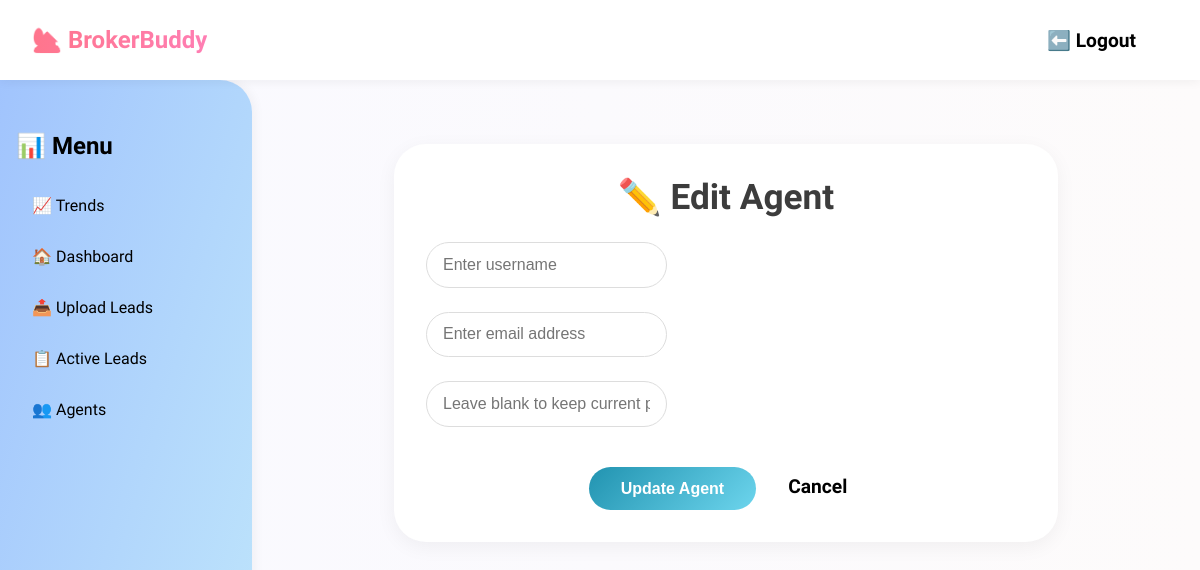
/admin/agents/edit/1 (signed in), run on an earlier commit of the app's database.
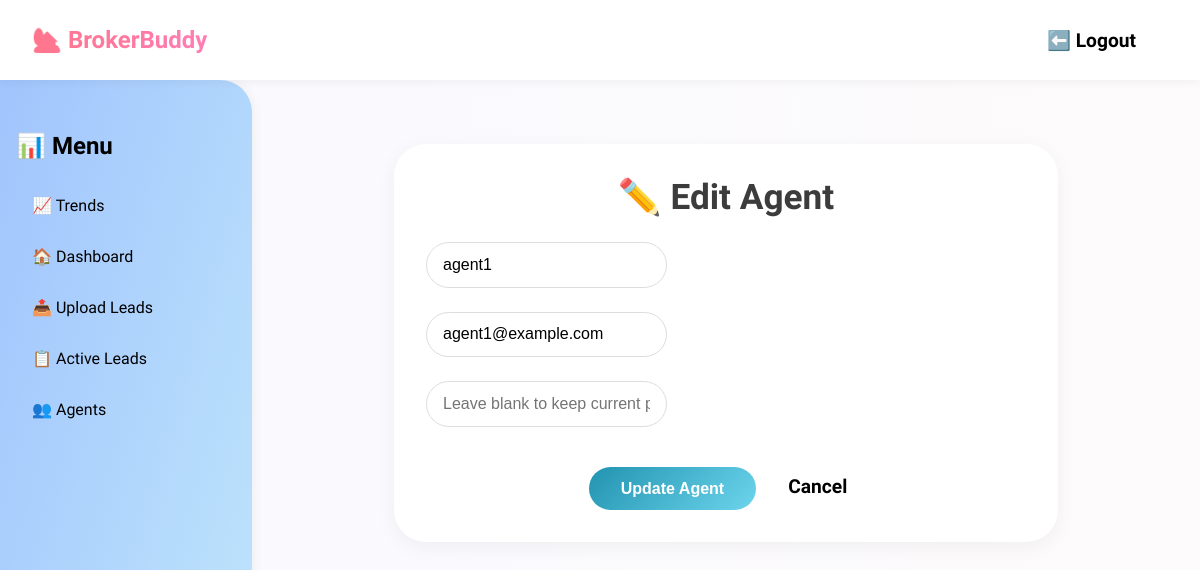
And on a later commit of the database.
### app/models.py (models this page shows)
class User(Base):
    __tablename__ = "users"
    id = Column(Integer, primary_key=True, index=True)
    username = Column(String, unique=True, index=True)
    password = Column(String)  # plaintext for now (we’ll hash later)
    email = Column(String, unique=True, index=True)
    role = Column(String, default="agent")
    status = Column(String, default="Active")

### app/dashboard/routes.py (the view)
@router.get("/admin/agents/edit/{agent_id}", response_class=HTMLResponse)
def edit_agent_form(agent_id: int, request: Request, db: Session = Depends(get_db)):
    user = get_current_user(request, db)
    if user.role != "admin":
        return RedirectResponse("/my-leads")
    agent = db.query(User).filter(User.id == agent_id).first()
    return templates.TemplateResponse("edit_agent.html", {"request": request, "agent": agent})

### app/templates/edit_agent.html
{% extends "base.html" %}
{% block content %}
<div class="main-wrapper fade-in">
  <div class="card" style="max-width: 600px; margin: 0 auto;">
    <h2 class="page-title">✏️ Edit Agent</h2>
    <form method="post" action="/admin/agents/edit/{{ agent.id }}" class="upload-form">
      <div>
        <input
          type="text"
          name="username"
          value="{{ agent.username }}"
          placeholder="Enter username"
          required
          class="input-field"
        />
      </div>
      <div>
        <input
          type="email"
          name="email"
          value="{{ agent.email }}"
          placeholder="Enter email address"
          required
          class="input-field"
        />
      </div>
      <div>
        <input
          type="password"
          name="password"
          placeholder="Leave blank to keep current password"
          class="input-field"
        />
      </div>
      <div style="display: flex; gap: 1rem; justify-content: center; margin-top: 1rem;">
        <button type="submit" class="bubbly-button">Update Agent</button>
        <a href="/admin/agents" class="logout-button">Cancel</a>
      </div>
    </form>
  </div>
</div>
{% endblock %}

### app/templates/base.html (shortened to what this page needs)
<!DOCTYPE html>
<html lang="en">
<head>
  <link rel="stylesheet" href="/static/style.css">
</head>
<body>
  <div class="top-bar transparent">
    <div class="top-left"><a href="/dashboard" class="brand-link">🏡 BrokerBuddy</a></div>
    <div class="top-right"><a href="/logout" class="logout-button">⬅️ Logout</a></div>
  </div>
  <div class="layout">
    <aside class="sidebar">
      <h2>📊 Menu</h2>
      <ul>
        <li><a href="/property-trends" class="sidebar-link">📈 Trends</a></li>
        <li><a href="/dashboard">🏠 Dashboard</a></li>
        <li><a href="/upload-leads">📤 Upload Leads</a></li>
        <li><a href="/active-leads">📋 Active Leads</a></li>
        <li><a href="/agents">👥 Agents</a></li>
      </ul>
    </aside>
    <main class="main-wrapper fade-in">
      {% block content %}{% endblock %}
    </main>
  </div>
</body>
</html>

### app/static/style.css (style rules this page uses)
body { margin: 0; font-family: 'Quicksand', sans-serif; }
.input-field { padding: 0.8rem 1rem; border-radius: 1.5rem; border: 1px solid #ddd; outline: none; transition: box-shadow 0.2s; font-size: 1rem; }
.bubbly-button { background: linear-gradient(135deg, #2193b0, #6dd5ed); border: none; border-radius: 2rem; color: white; padding: 0.8rem 2rem; font-size: 1rem; font-weight: bold; cursor: pointer; transition: transform 0.2s, box-shadow 0.2s; }
.card { background: white; border-radius: 2rem; padding: 2rem; box-shadow: 0 5px 20px rgba(0,0,0,0.05); margin-bottom: 2rem; overflow-x: auto; }
.upload-form { display: flex; flex-direction: column; gap: 1.5rem; }
.page-title { font-size: 2rem; font-weight: bold; color: #4f46e5; margin-top: 0rem; margin-bottom: 1rem; text-align: center; }
.fade-in { animation: fadeIn 0.5s ease-in-out; }
.page-title { font-size: 2.2rem; font-weight: bold; margin-bottom: 1.5rem; color: #3c3c3c; text-shadow: 1px 1px 0 #fff; }
.brand-link { font-size: 1.5rem; font-weight: 700; color: #ff5e99; text-decoration: none; transition: color 0.3s ease; background: linear-gradient(to right, #ff758c, #ff7eb3); -webkit-background-clip: text; -webkit-text-fill-color: transparent; }
.logout-button { background: #fff; color: #000; padding: 0.5rem 1rem; border-radius: 999px; text-decoration: none; font-size: 1.2rem; font-weight: 700; transition: all 0.2s ease; }
.main-wrapper { flex: 1; padding: 2rem; overflow-y: auto; max-height: calc(100vh - 80px); box-sizing: border-box; scrollbar-width: none; -ms-overflow-style: none; }
.layout { display: flex; height: calc(100vh - 80px); background: linear-gradient(to right, #f9f9ff, #fdfbfb); overflow: hidden; }
.top-bar.transparent { position: sticky; height: 80px; top: 0; width: 100%; backdrop-filter: blur(10px); background: rgba(255, 255, 255, 0.7); box-shadow: 0 2px 10px rgba(0, 0, 0, 0.05); display: flex; justify-content: space-between; align-items: center; padding: 1rem 2rem; z-index: 1000; font-weight: 600; box-sizing: border-box; }
.sidebar { position: sticky; top: 0; height: 100vh; width: 220px; background: linear-gradient(to bottom right, #a1c4fd, #c2e9fb); color: #fff; padding: 2rem 1rem; border-top-right-radius: 2rem; border-bottom-right-radius: 2rem; box-shadow: 2px 0 12px rgba(0, 0, 0, 0.05); flex-shrink: 0; overflow-y: auto; z-index: 999; }
.sidebar h2 { font-size: 1.5rem; margin-bottom: 1.5rem; color: #000; }
.sidebar ul { list-style: none; padding: 0; }
.sidebar ul li a { display: block; padding: 0.75rem 1rem; margin-bottom: 0.5rem; border-radius: 1rem; color: #000; text-decoration: none; transition: background 0.3s ease; font-weight: 500; font-height: 1rem; }
.top-left { font-size: 1.3rem; font-weight: 600; }
.top-right { display: flex; align-items: center; justify-content: flex-end; gap: 1rem; padding-right: 1rem; box-sizing: border-box; }
html, body { margin: 0; padding: 0; height: 100%; max-height: 100vh; overflow-y: hidden; overflow-x: hidden; }

What changed in the data, as far as the page shows it:
added User: username "agent1", email "agent1@example.com"
